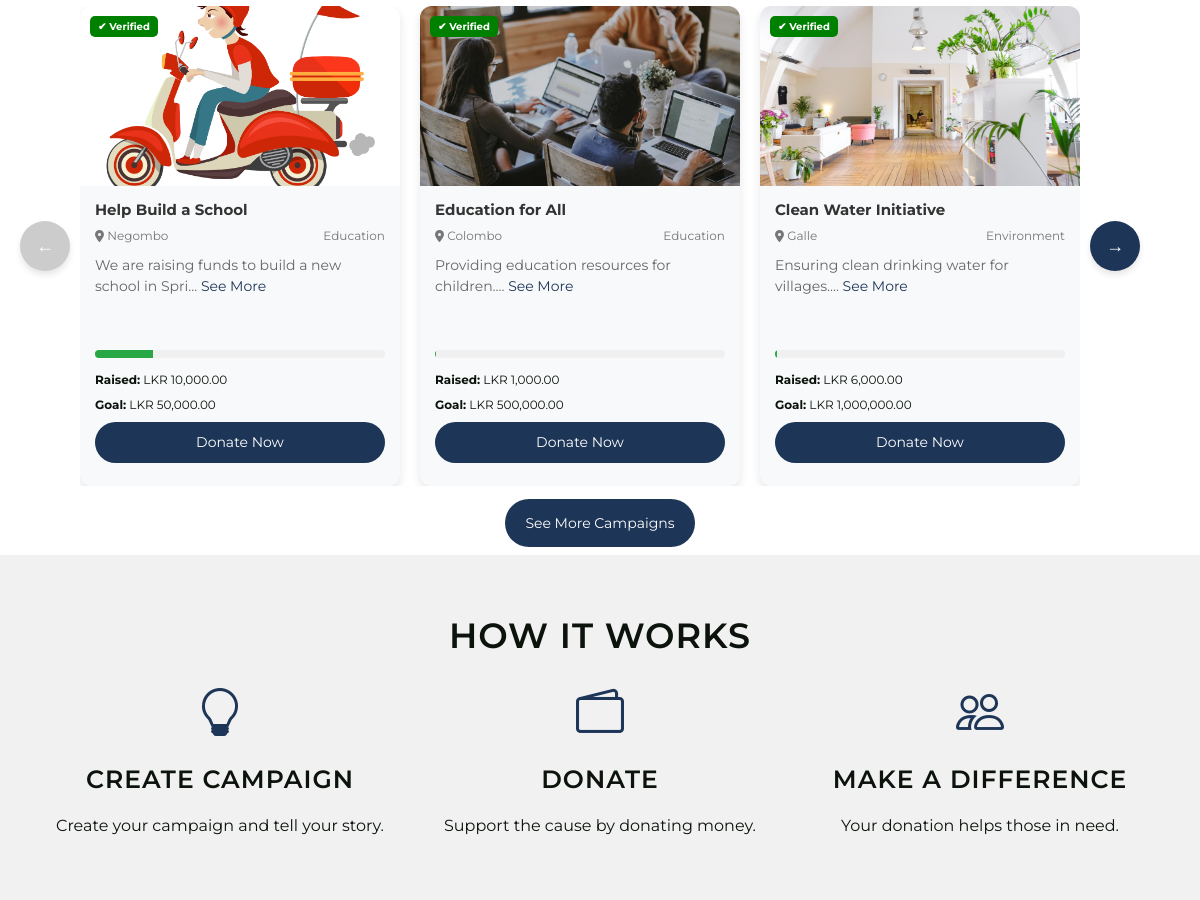
Before: / (middle part) with the older database file.
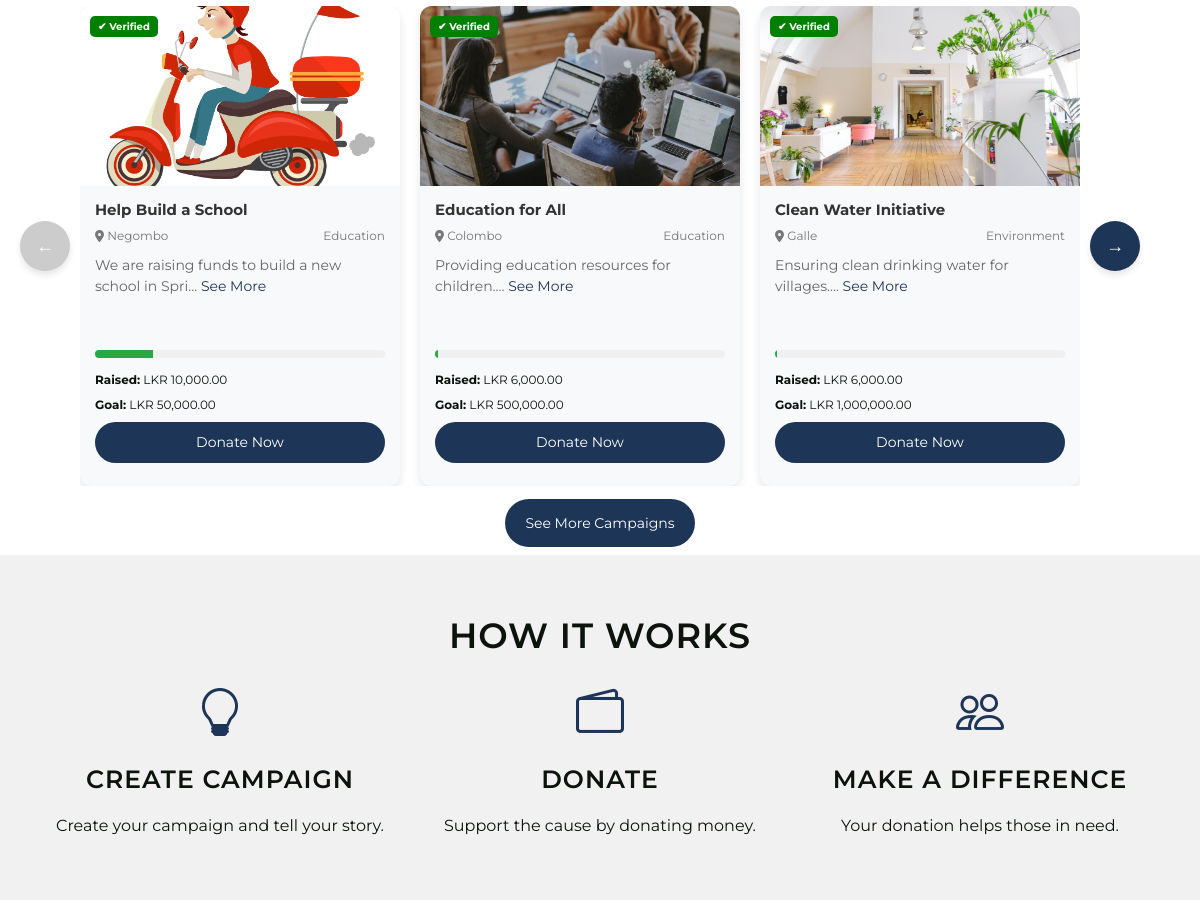
After: the same page with the newer database file.
### tables this page shows
CREATE TABLE `campaigns` (
  `id` int(11) NOT NULL,
  `user_id` int(11) DEFAULT NULL,
  `title` varchar(255) NOT NULL,
  `location` varchar(255) NOT NULL,
  `description` text NOT NULL,
  `goal` decimal(10,2) NOT NULL,
  `category` varchar(100) NOT NULL,
  `start_date` date NOT NULL,
  `end_date` date NOT NULL,
  `image` varchar(255) NOT NULL,
  `document` varchar(255) DEFAULT NULL,
  `organizer_name` varchar(255) NOT NULL,
  `contact` varchar(50) NOT NULL,
  `email` varchar(100) NOT NULL,
  `created_at` timestamp NOT NULL DEFAULT current_timestamp(),
  `status` varchar(20) NOT NULL DEFAULT 'Pending',
  `raised` decimal(15,2) DEFAULT 0.00
);

### index.php (the view, shortened to what this page needs)
<?php
include('admin/config/dbcon.php');
include('includes/header.php');
?>
<section class="campaigns" id="campaigns-section">
    <div class="campaign-wrapper-container">
        <button class="arrow-left" onclick="prevCards()">←</button>
        <div class="campaign-wrapper">
            <?php
            $query = "SELECT * FROM campaigns WHERE status = 'Accepted'";
            $query_run = mysqli_query($con, $query);
            if ($query_run && mysqli_num_rows($query_run) > 0) {
                foreach ($query_run as $campaign) {
                    $progress = ($campaign['raised'] / $campaign['goal']) * 100;
            ?>
                    <div class="campaign-card" onclick="window.location.href='donate.php?id=<?= $campaign['id']; ?>';" style="cursor: pointer;">
                        <div class="campaign-header">
                            <div class="verified-badge">
                                <span>✔ Verified</span>
                            </div>
                            <img src="<?= htmlspecialchars($campaign['image']); ?>" alt="<?= htmlspecialchars($campaign['title']); ?>" class="campaign-image">
                        </div>
                        <div class="campaign-body">
                            <h3 class="campaign-title"><?= htmlspecialchars(substr($campaign['title'], 0, 30)); ?></h3>
                            <div class="campaign-meta">
                                <span class="campaign-location"><i class="fas fa-map-marker-alt"></i> <?= htmlspecialchars($campaign['location']); ?></span>
                                <span class="campaign-category"><?= htmlspecialchars($campaign['category']); ?></span>
                            </div>
                            <p class="campaign-description">
                                <?= htmlspecialchars(substr($campaign['description'], 0, 50)) . '...'; ?>
                                <a href="donate.php?id=<?= $campaign['id']; ?>" class="see-more">See More</a>
                            </p>
                            <div class="campaign-progress">
                                <div class="progress-bar" style="width: <?= round($progress, 2); ?>%;"></div>
                            </div>
                            <div class="campaign-stats">
                                <p><strong>Raised:</strong> LKR <?= number_format($campaign['raised'], 2); ?></p>
                                <p><strong>Goal:</strong> LKR <?= number_format($campaign['goal'], 2); ?></p>
                            </div>
                            <div class="campaign-actions">
                                <a href="donate.php?id=<?= $campaign['id']; ?>" class="btn-donate">Donate Now</a>
                            </div>
                        </div>
                    </div>
            <?php
                }
            } else {
                echo "<p>No campaigns available at the moment.</p>";
            }
            ?>
        </div>
        <button class="arrow-right" onclick="nextCards()">→</button>
    </div>
    <div style="text-align: center; margin-top: 25px;">
        <a href="all_campaigns.php" class="btn-see-more">See More Campaigns</a>
    </div>
</section>
<section class="how-it-works">
    <div class="container text-center">
        <h4>How it Works</h4>
        <div class="row">
            <div class="col-md-4">
                <div class="icon">
                    <i class="bi bi-lightbulb"></i>
                </div>
                <h2>Create Campaign</h2>
                <p>Create your campaign and tell your story.</p>
            </div>
            <div class="col-md-4">
                <div class="icon">
                    <i class="bi bi-wallet2"></i>
                </div>
                <h2>Donate</h2>
                <p>Support the cause by donating money.</p>
            </div>
            <div class="col-md-4">
                <div class="icon">
                    <i class="bi bi-people"></i>
                </div>
                <h2>Make a Difference</h2>
                <p>Your donation helps those in need.</p>
            </div>
        </div>
    </div>
</section>
<?php
include('includes/footer.php');
?>

Changed rows visible on the page:
changed campaigns "Education for All": raised "1,000.00" → "6,000.00"
